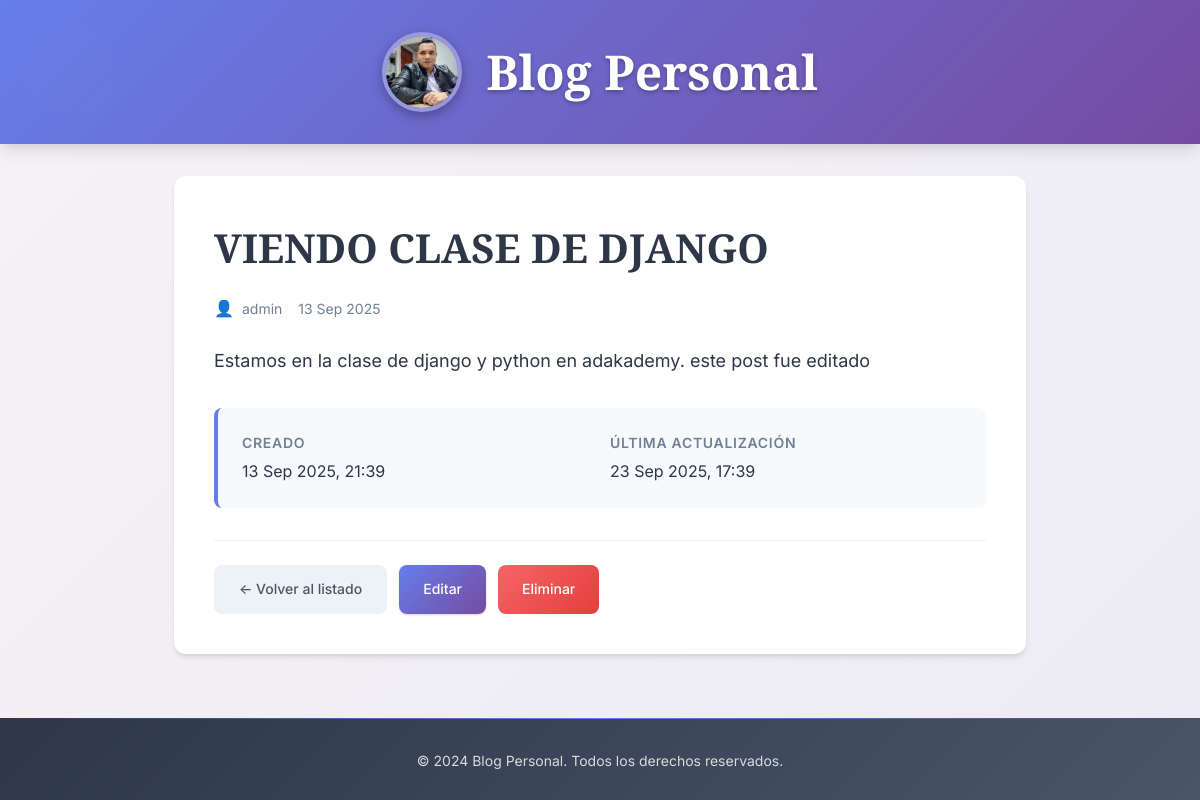
/post/1/, run on an earlier commit of the app's database.
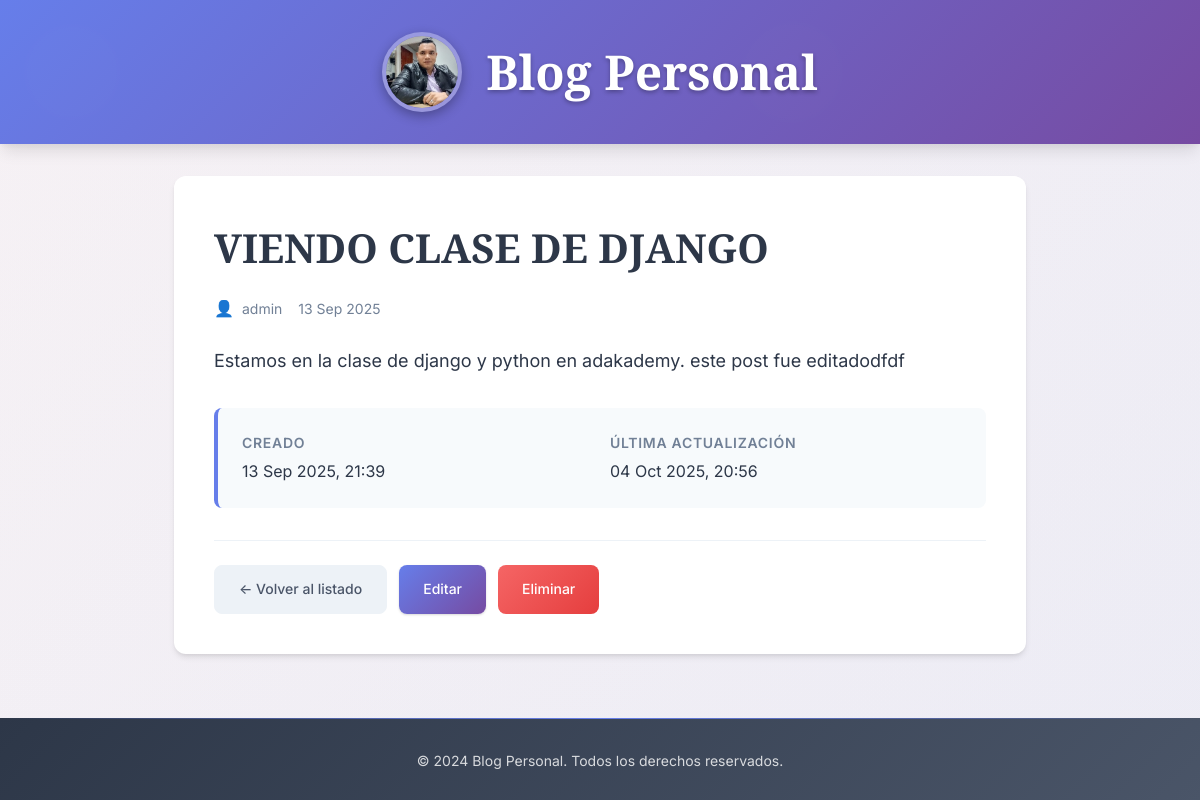
And on a later commit of the database.
### blogs/models.py (models this page shows, shortened)
class Post(models.Model):
    title = models.CharField(max_length=200)
    body = models.TextField()
    created_at = models.DateTimeField(
        auto_now_add=True
    )  # toma el tiempo automaticament del sistem o pc
    updated_at = models.DateTimeField(
        auto_now=True
    )  # toma el tiempo automaticament del sistem o pc
    author = models.ForeignKey(
        "auth.User", on_delete=models.CASCADE
    )  # toma el usario de la tabla auth_user de la base de datos de usuario por defecos de django

### blogs/views.py (the view)
# urls.py: path("post/<int:pk>/", PostDetailView.as_view(), name="post_detail"),
class PostDetailView(DetailView):
    model = Post
    template_name = "post_detail.html"

### templates/post_detail.html (shortened to what this page needs)
{% extends "_base.html" %}
{% block content %}
    <article class="post-detail">
        <header>
            <h1>{{ post.title }}</h1>
            <div class="post-meta">
                <div class="post-author">
                    <span>{{ post.author }}</span>
                </div>
                <time datetime="{{ post.created_at|date:'Y-m-d' }}">
                    {{ post.created_at|date:'d M Y' }}
                </time>
            </div>
        </header>
        <div class="post-content">
            {{ post.body|linebreaks }}
        </div>
        <div class="post-dates">
            <div class="date-item">
                <span class="date-label">Creado</span>
                <span class="date-value">{{ post.created_at|date:'d M Y, H:i' }}</span>
            </div>
            {% if post.updated_at != post.created_at %}
            <div class="date-item">
                <span class="date-label">Última actualización</span>
                <span class="date-value">{{ post.updated_at|date:'d M Y, H:i' }}</span>
            </div>
            {% endif %}
        </div>
        <div class="post-actions">
            <a href="{% url 'post_list' %}" class="btn btn-secondary">← Volver al listado</a>
            <a href="{% url 'post_edit' post.pk %}" class="btn btn-primary">Editar</a>
            <a href="{% url 'post_delete' post.pk %}" class="btn btn-danger">Eliminar</a>
        </div>
    </article>
{% endblock content %}

What changed in the data, as far as the page shows it:
changed Post "VIENDO CLASE DE DJANGO": body "Estamos en la clase de django y python en adakademy. este post fue editado" → "Estamos en la clase de django y python en adakademy. este post fue editadodfdf"; updated_at "23 Sep 2025, 17:39" → "04 Oct 2025, 20:56"
